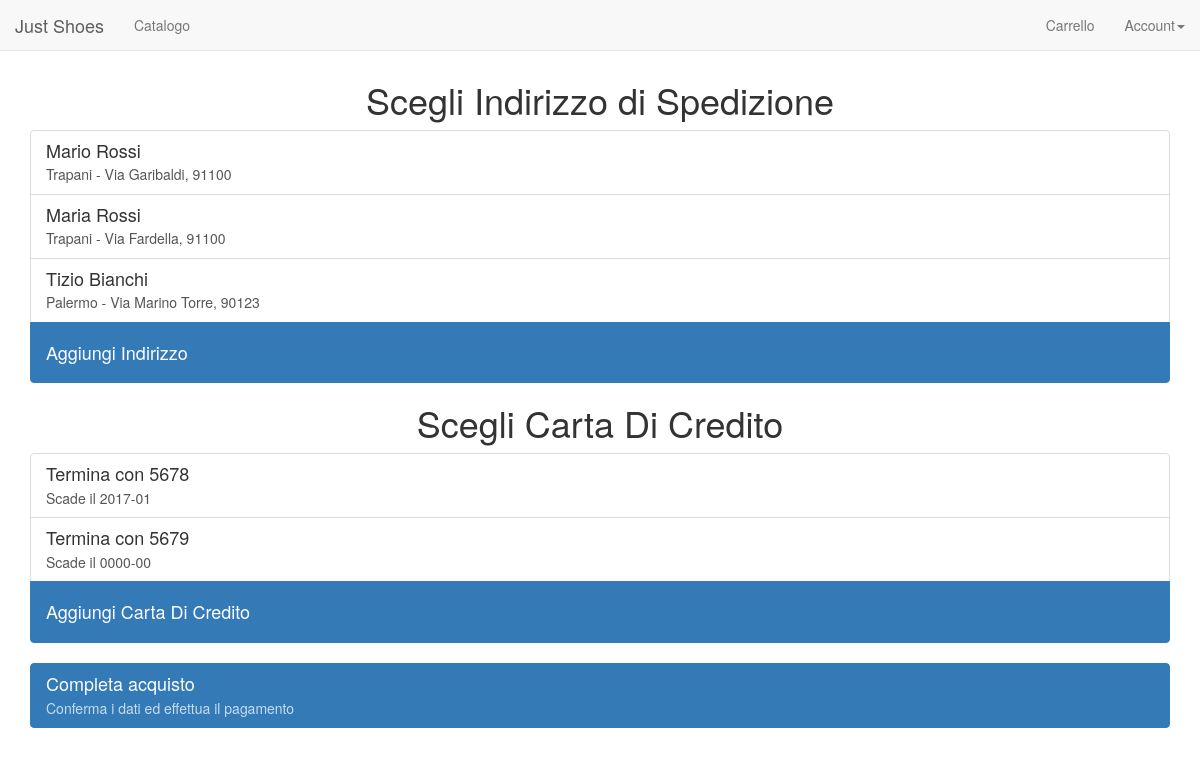
Before: /shop/acquisto.php (signed in) with the older database file.
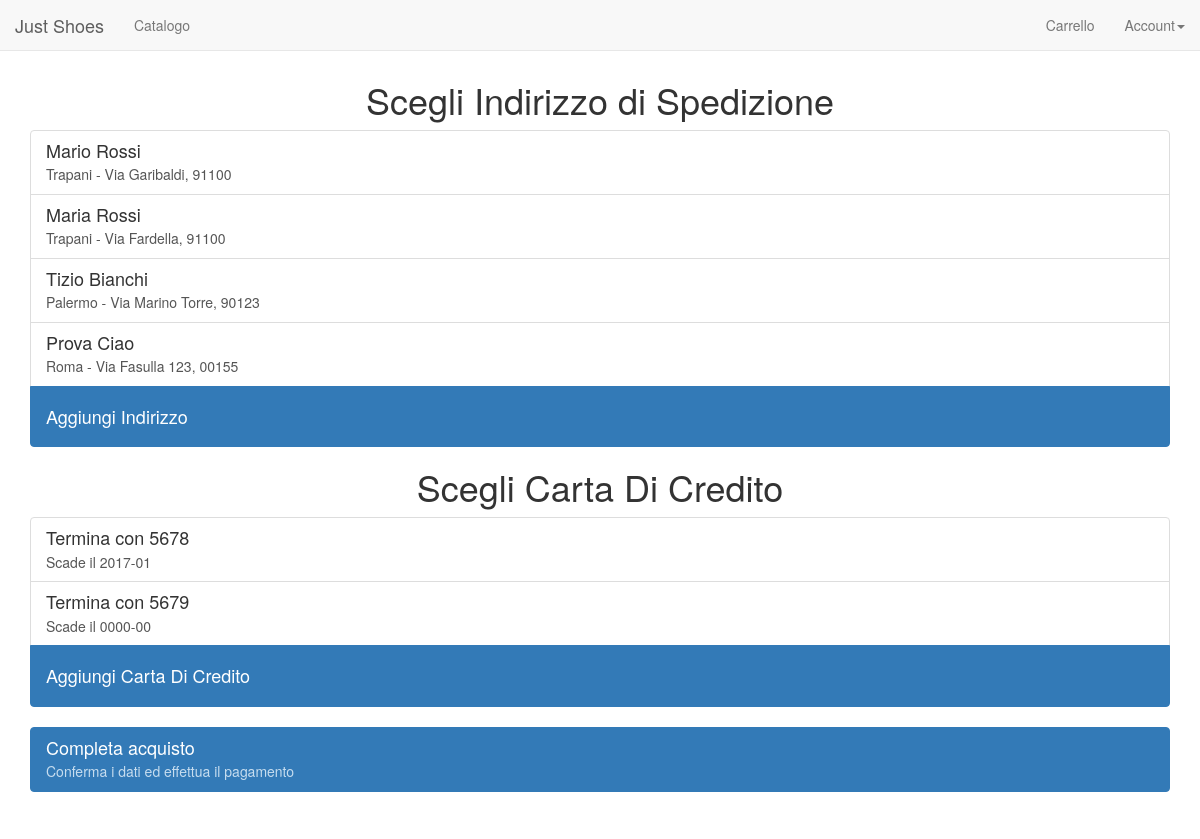
After: the same page with the newer database file.
### tables this page shows
CREATE TABLE `Indirizzo` (
  `id_indirizzo` int(10) NOT NULL,
  `id_utente` int(10) DEFAULT NULL,
  `nome` varchar(100) DEFAULT NULL,
  `citta` varchar(50) DEFAULT NULL,
  `via` varchar(50) DEFAULT NULL,
  `CAP` char(5) DEFAULT NULL,
  `altro` varchar(100) DEFAULT NULL
);

CREATE TABLE `Carta_Di_Credito` (
  `id_carta` int(10) NOT NULL,
  `id_utente` int(11) NOT NULL,
  `numero_carta` char(16) DEFAULT NULL,
  `scadenza` date DEFAULT NULL
);

### shop/acquisto.php (the view, shortened to what this page needs)
<?php
  include_once("../config.php");
  include_once("../header.php");
?>
  <div class="container" >
    <h1 align="center">Scegli Indirizzo di Spedizione</h1>
    <div class="list-group">
      <?php
      $indirizzi = $mysqli->query("SELECT * FROM Indirizzo WHERE id_utente=$_SESSION[id_utente]");
      while($indirizzo = $indirizzi->fetch_array(MYSQLI_ASSOC)){
        echo '<a onclick="scegliIndirizzo('.$indirizzo["id_indirizzo"].')" class="list-group-item indirizzo" style="cursor: pointer;">
                <h4 class="list-group-item-heading">'.$indirizzo["nome"].'</h4>
                <p class="list-group-item-text">'.$indirizzo["citta"].' - '.$indirizzo["via"].', '.$indirizzo["CAP"].'</p>
                <input id="ind'.$indirizzo["id_indirizzo"].'" value="'.$indirizzo["id_indirizzo"].'" class="hidden">
              </a>';
      }
      ?>
      <a href="http://localhost/JustShoes/cliente/indirizzo-add.php" class="list-group-item active">
        <h4>Aggiungi Indirizzo</h4>
      </a>
    </div>
    <h1 align="center">Scegli Carta Di Credito</h1>
    <div class="list-group">
      <?php
      $carte = $mysqli->query("SELECT * FROM Carta_Di_Credito WHERE id_utente=$_SESSION[id_utente]");
      while($carta = $carte->fetch_array(MYSQLI_ASSOC)){
        echo '<a onclick="scegliCarta('.$carta["id_carta"].')" class="list-group-item carta" style="cursor: pointer;">
                <h4 class="list-group-item-heading">Termina con '.substr($carta["numero_carta"],12).'</h4>
                <p class="list-group-item-text">Scade il '.substr($carta["scadenza"],0,7).'</p>
                <input id="card'.$carta["id_carta"].'" value="'.$carta["id_carta"].'" class="hidden">
              </a>';
      }
      ?>
      <a href="http://localhost/JustShoes/cliente/carta-add.php" class="list-group-item active">
        <h4>Aggiungi Carta Di Credito</h4>
      </a>
    </div>
    <div class="list-group">
      <a href="#" onclick="procediPagamento()" class="list-group-item active">
        <h4 class="list-group-item-heading">Completa acquisto</h4>
        <p class="list-group-item-text">Conferma i dati ed effettua il pagamento</p>
      </a>
    </div>
  </div>

Changed rows visible on the page:
added indirizzo: nome "Prova Ciao", citta "Roma", via "Via Fasulla 123", CAP "00155"
